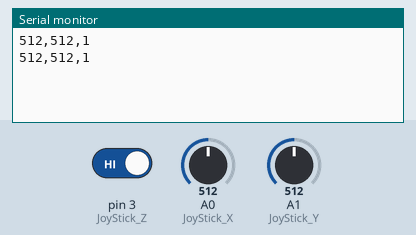
The sketch below on a simulated Arduino Uno, built with avr-gcc and run on an emulated ATmega328P. On the bench: the last lines printed to the serial monitor. Inputs (shaded band) come from the test bench; at power-on: pin 3 (JoyStick_Z) HIGH, A0 (JoyStick_X) = 512, A1 (JoyStick_Y) = 512.

Above: at 1.8 s.
1.9 s: pin 3 (JoyStick_Z) driven LOW
At 2.6 s:
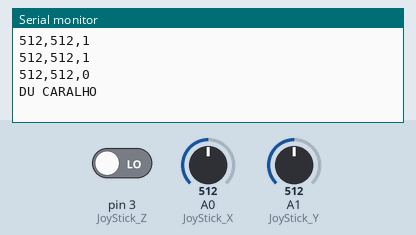
4.5 s: A0 (JoyStick_X) set to 716
At 5.8 s:
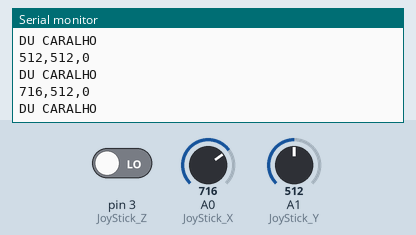
6.0 s: A1 (JoyStick_Y) set to 716
At 6.8 s:
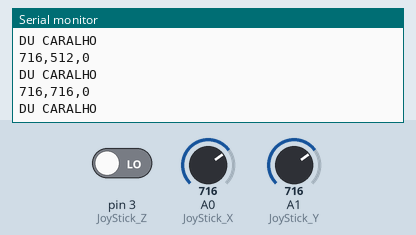
7.5 s: A0 (JoyStick_X) set to 900
At 8.5 s:
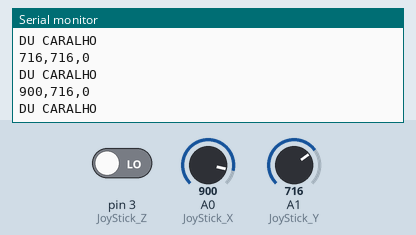
9.0 s: A1 (JoyStick_Y) set to 900
At 9.8 s:
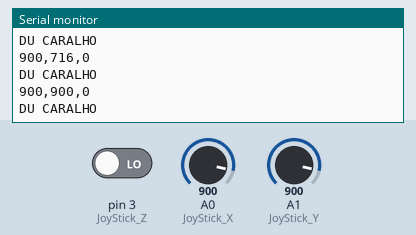
10.5 s: pin 3 (JoyStick_Z) driven HIGH
At 11.7 s:
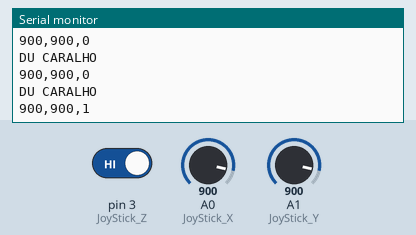
Timing chart, 0 to 13.0 s (numbered marks = the images above; inputs shaded):
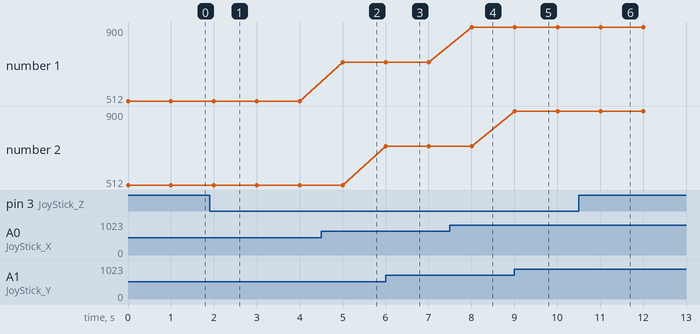

The sketch:

JoystickTest_V_1_0.ino
```cpp
int JoyStick_X = 0; //x
int JoyStick_Y = 1; //y
int JoyStick_Z = 3; //key
int x,y,z;
void setup()
{
  pinMode(JoyStick_Z, INPUT);
  Serial.begin(9600); // 9600 bps
}
void loop()
{
  x=analogRead(JoyStick_X);
  y=analogRead(JoyStick_Y);
  z=digitalRead(JoyStick_Z);
  Serial.print(x ,DEC);
  Serial.print(",");
  Serial.print(y ,DEC);
  Serial.print(",");
  Serial.println(z);
  if(digitalRead(JoyStick_Z)==LOW){
    Serial.println("DU CARALHO");
  }
  delay(1000);
}
```

Measured:
- after the input at 1.9 s, the serial monitor: prints a new line after 0.10 s (image 1)
- after the input at 4.5 s, the serial monitor: prints a new line after 0.50 s (image 2)
- after the input at 6.0 s, the serial monitor: prints a new line at once (image 3)
- after the input at 7.5 s, the serial monitor: prints a new line after 0.51 s (image 4)
- after the input at 9.0 s, the serial monitor: prints a new line at once (image 5)
- after the input at 10.5 s, the serial monitor: prints a new line after 0.51 s (image 6)
- plotted number 1: 512 → 716 after the input at 4.5 s, 716 → 900 after the input at 7.5 s
